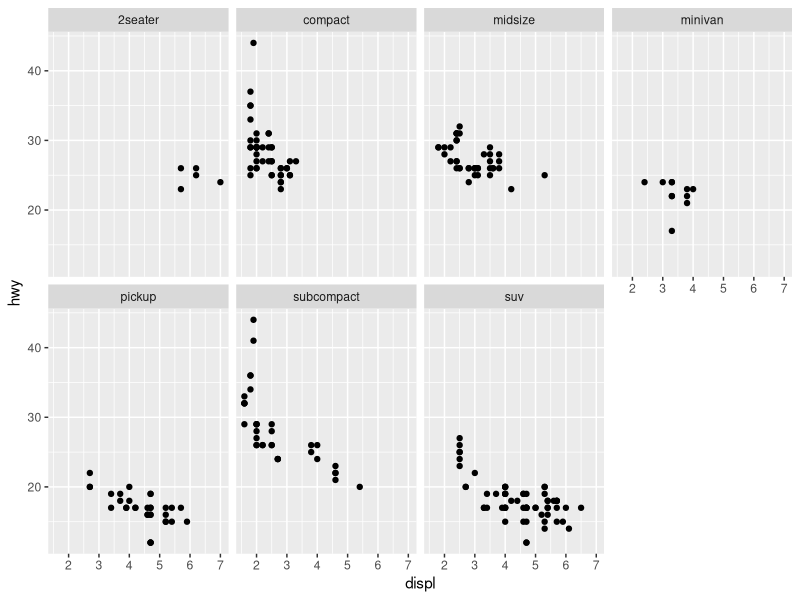
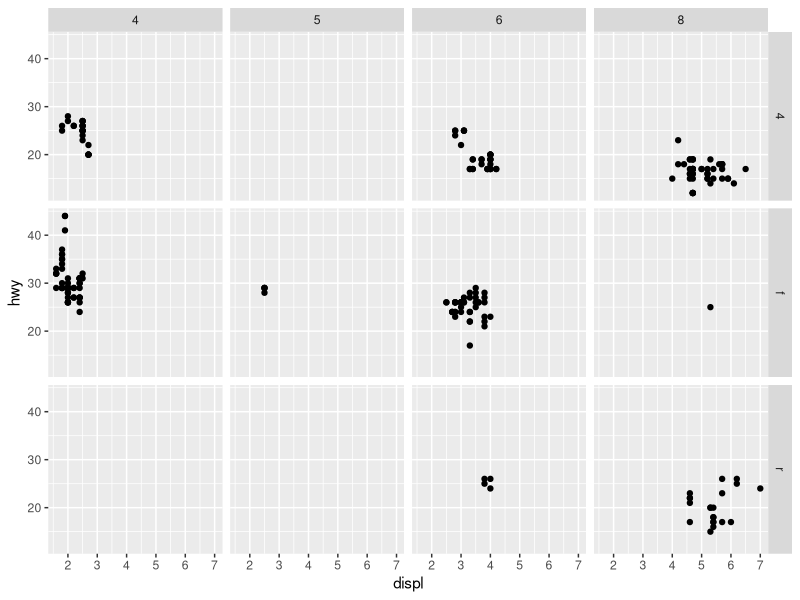
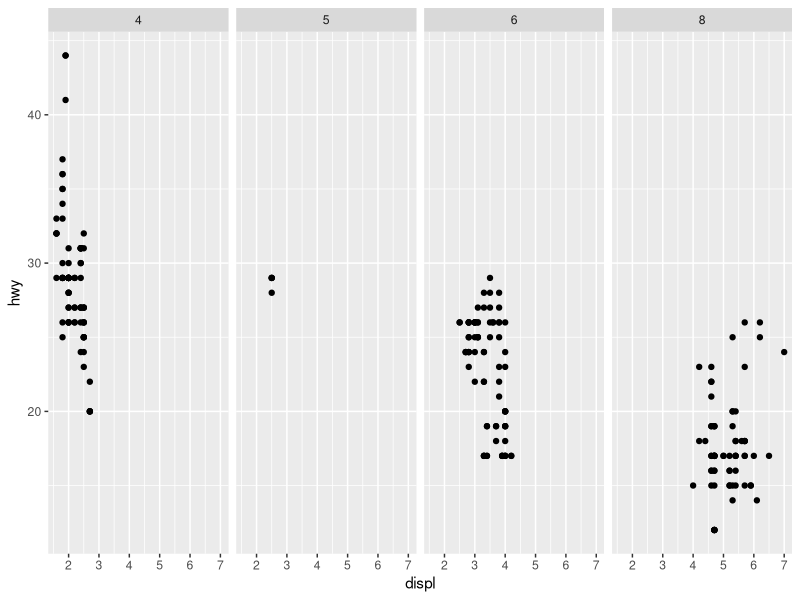
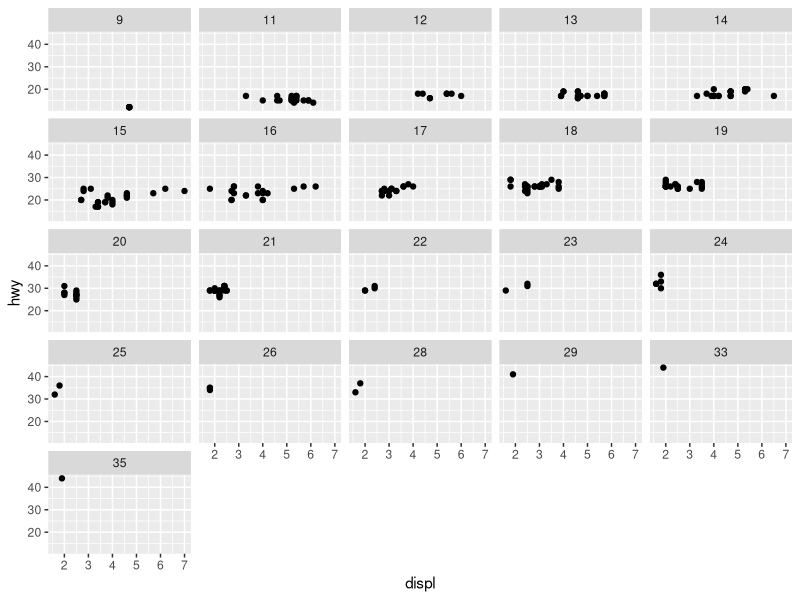
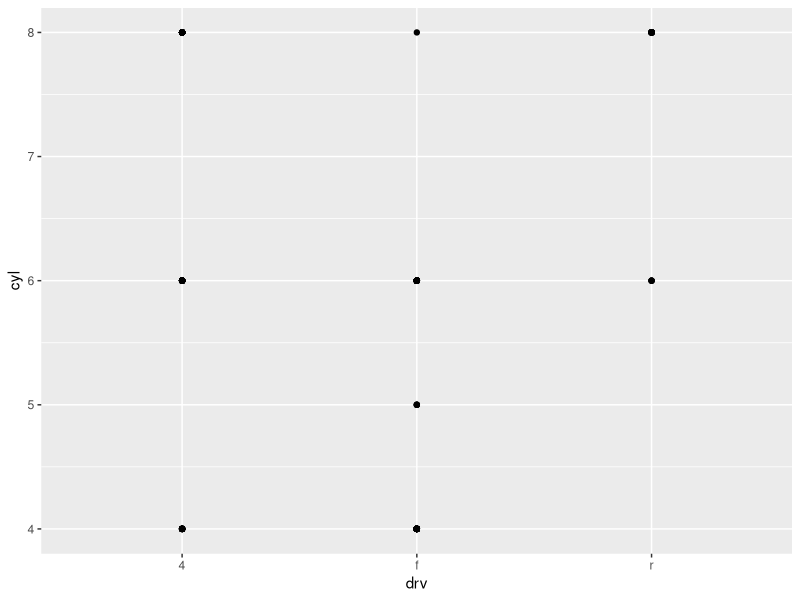

The R script that drew these images, in order:
## ---- chunk 1
library(tidyverse)
## ---- chunk 2
ggplot(data = mpg) + 
  geom_point(mapping = aes(x = displ, y = hwy)) + 
  facet_wrap(~ class, nrow = 2)
## ---- chunk 3
ggplot(data = mpg) + 
  geom_point(mapping = aes(x = displ, y = hwy)) + 
  facet_grid(drv ~ cyl)
## ---- chunk 4
ggplot(data = mpg) + 
  geom_point(mapping = aes(x = displ, y = hwy)) + 
  facet_grid(.~ cyl)
## ---- chunk 5
ggplot(data = mpg) + 
  geom_point(mapping = aes(x = displ, y = hwy)) + 
  facet_wrap(~ cty)
## ---- chunk 6
ggplot(data = mpg) + 
  geom_point(mapping = aes(x = drv, y = cyl))
